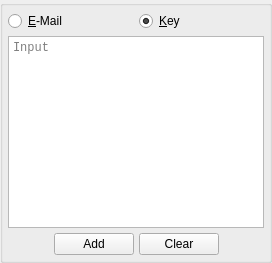
                      <widget class="QGroupBox" name="add_participant_groupbox">
                       <layout class="QVBoxLayout" name="verticalLayout_22">
                        <property name="spacing">
                         <number>5</number>
                        </property>
                        <property name="leftMargin">
                         <number>5</number>
                        </property>
                        <property name="topMargin">
                         <number>5</number>
                        </property>
                        <property name="rightMargin">
                         <number>5</number>
                        </property>
                        <property name="bottomMargin">
                         <number>5</number>
                        </property>
                        <item>
                         <layout class="QHBoxLayout" name="horizontalLayout_30">
                          <property name="spacing">
                           <number>5</number>
                          </property>
                          <item>
                           <widget class="QRadioButton" name="addFriendEmail">
                            <property name="text">
                             <string>&amp;E-Mail</string>
                            </property>
                           </widget>
                          </item>
                          <item>
                           <widget class="QRadioButton" name="addFriendPublicKeyRadio">
                            <property name="text">
                             <string>&amp;Key</string>
                            </property>
                            <property name="checked">
                             <bool>true</bool>
                            </property>
                           </widget>
                          </item>
                         </layout>
                        </item>
                        <item>
                         <widget class="QTextEdit" name="friendInformation">
                          <property name="font">
                           <font>
                            <family>Monospace</family>
                           </font>
                          </property>
                          <property name="tabChangesFocus">
                           <bool>true</bool>
                          </property>
                          <property name="acceptRichText">
                           <bool>false</bool>
                          </property>
                          <property name="placeholderText">
                           <string>Input</string>
                          </property>
                         </widget>
                        </item>
                        <item>
                         <layout class="QHBoxLayout" name="horizontalLayout_21">
                          <property name="spacing">
                           <number>5</number>
                          </property>
                          <item>
                           <spacer name="horizontalSpacer_8">
                            <property name="orientation">
                             <enum>Qt::Horizontal</enum>
                            </property>
                            <property name="sizeHint" stdset="0">
                             <size>
                              <width>40</width>
                              <height>20</height>
                             </size>
                            </property>
                           </spacer>
                          </item>
                          <item>
                           <widget class="QPushButton" name="addFriend">
                            <property name="text">
                             <string>Add</string>
                            </property>
                           </widget>
                          </item>
                          <item>
                           <widget class="QPushButton" name="clearFriend">
                            <property name="text">
                             <string>Clear</string>
                            </property>
                           </widget>
                          </item>
                          <item>
                           <spacer name="horizontalSpacer_19">
                            <property name="orientation">
                             <enum>Qt::Horizontal</enum>
                            </property>
                            <property name="sizeHint" stdset="0">
                             <size>
                              <width>40</width>
                              <height>20</height>
                             </size>
                            </property>
                           </spacer>
                          </item>
                         </layout>
                        </item>
                       </layout>
                      </widget>
